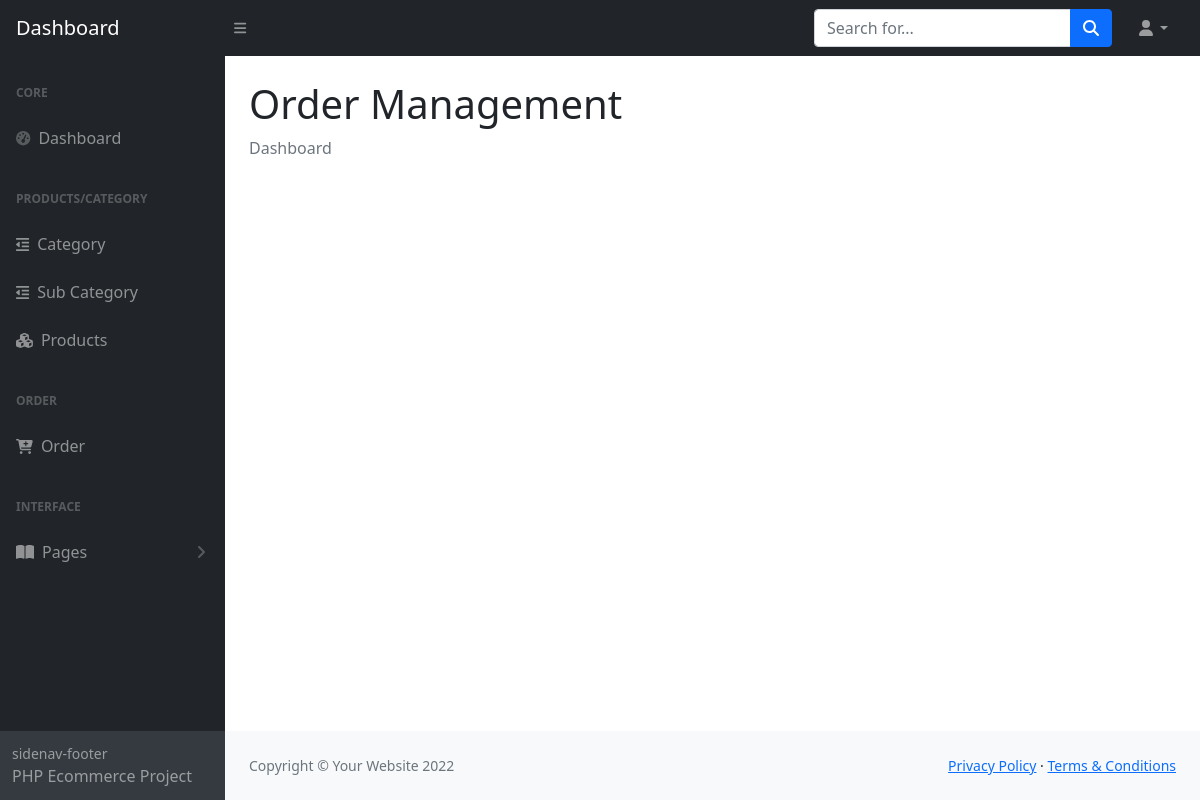
The page /admin-dashboard/orderdetails.php?id=11 (signed in) on the database as committed earlier.
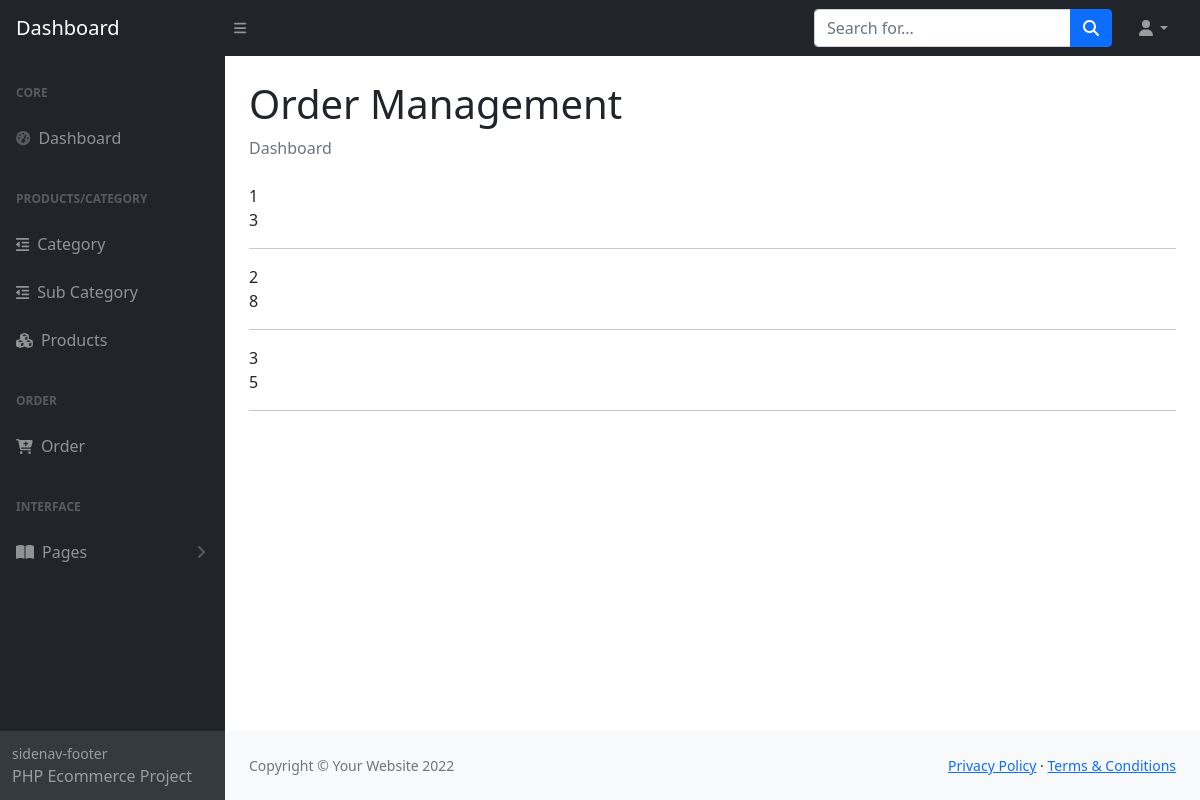
The same page on the database as committed later.
### tables this page shows
CREATE TABLE `orderdetails` (
  `id` int(11) NOT NULL,
  `order_id` int(11) NOT NULL,
  `product_id` int(11) NOT NULL,
  `price` float(10,2) NOT NULL,
  `quantity` int(4) NOT NULL DEFAULT 1,
  `op` varchar(128) NOT NULL,
  `created_at` timestamp NOT NULL DEFAULT current_timestamp()
);

### admin-dashboard/orderdetails.php (the view, shortened to what this page needs)
<?php
require "inc/header.php";
require "../inc/connection.php";
$q = "select * from orderdetails where order_id = '".$_GET['id']."'";
$r = $conn->query($q);
?>
</head>
<body class="sb-nav-fixed">
<?php include 'inc/nav.php'; ?>
<div id="layoutSidenav">
<?php include 'inc/sidenav.php'; ?>
<div id="layoutSidenav_content">
            <main>
                <div class="container-fluid px-4">
                    <h1 class="mt-4">Order Management</h1>
                    <ol class="breadcrumb mb-4">
                        <li class="breadcrumb-item active">Dashboard</li>
                    </ol>
<?php
while($row = $r->fetch_assoc()){
    echo $row['id'] . "<br>";
    echo $row['product_id'] . "<hr>";
}
?>
                </div>
            </main>
            <footer class="py-4 bg-light mt-auto">
                <div class="container-fluid px-4">
                    <div class="d-flex align-items-center justify-content-between small">
                        <div class="text-muted">Copyright &copy; Your Website 2022</div>
                        <div>
                            <a href="#">Privacy Policy</a>
                            &middot;
                            <a href="#">Terms &amp; Conditions</a>
                        </div>
                    </div>
                </div>
            </footer>
        </div>
</div>
</body>
</html>

### admin-dashboard/inc/header.php (shortened to what this page needs)
<!DOCTYPE html>
<html lang="en">
<head>
    <link href="https://cdn.jsdelivr.net/npm/simple-datatables@latest/dist/style.css" rel="stylesheet" />
    <link href="css/styles.css" rel="stylesheet" />
    <link rel="stylesheet" href="https://cdnjs.cloudflare.com/ajax/libs/font-awesome/4.7.0/css/font-awesome.min.css">

### admin-dashboard/inc/nav.php (shortened to what this page needs)
<nav class="sb-topnav navbar navbar-expand navbar-dark bg-dark">
        <a class="navbar-brand ps-3" href="index.html">Dashboard</a>
        <button class="btn btn-link btn-sm order-1 order-lg-0 me-4 me-lg-0" id="sidebarToggle" href="#!"><i class="fas fa-bars"></i></button>
        <form class="d-none d-md-inline-block form-inline ms-auto me-0 me-md-3 my-2 my-md-0">
            <div class="input-group">
                <input class="form-control" type="text" placeholder="Search for..." aria-label="Search for..." aria-describedby="btnNavbarSearch" />
                <button class="btn btn-primary" id="btnNavbarSearch" type="button"><i class="fas fa-search"></i></button>
            </div>
        </form>
        <ul class="navbar-nav ms-auto ms-md-0 me-3 me-lg-4">
            <li class="nav-item dropdown">
                <a class="nav-link dropdown-toggle" id="navbarDropdown" href="#" role="button" data-bs-toggle="dropdown" aria-expanded="false"><i class="fas fa-user fa-fw"></i></a>
            </li>
        </ul>
    </nav>

### admin-dashboard/inc/sidenav.php (shortened to what this page needs)
<div id="layoutSidenav_nav">
    <nav class="sb-sidenav accordion sb-sidenav-dark" id="sidenavAccordion">
        <div class="sb-sidenav-menu">
            <div class="nav">
                <div class="sb-sidenav-menu-heading">Core</div>
                <a class="nav-link" href="index.php">
                    <div class="sb-nav-link-icon"><i class="fas fa-tachometer-alt"></i></div>
                    Dashboard
                </a>
                <div class="sb-sidenav-menu-heading">Products/Category</div>
                <div class="sb-nav-link-icon"> <a class="nav-link" href="category.php"><i style='font-size:15px' class='fas me-2'>&#xf03b;</i> Category</a></div>
                <div class="sb-nav-link-icon"> <a class="nav-link" href="subcategory.php"><i style='font-size:15px' class='fas me-2'>&#xf03b;</i> Sub Category</a></div>
                <div class="sb-nav-link-icon"> <a class="nav-link" href="products.php"><i style='font-size:15px' class='fas me-2'>&#xf1b3;</i> Products</a></div>
                <div class="sb-sidenav-menu-heading">Order</div>
                <div class="sb-nav-link-icon"> <a class="nav-link" href="order.php"><i style='font-size:15px' class='fas me-2'>&#xf217;</i> Order</a></div>
                <div class="sb-sidenav-menu-heading">Interface</div>
                <a class="nav-link collapsed" href="#" data-bs-toggle="collapse" data-bs-target="#pagesCollapseAuth" aria-expanded="false" aria-controls="pagesCollapseAuth">
                <i class="fas fa-book-open me-2"></i> Pages
                    <div class="sb-sidenav-collapse-arrow"><i class="fas fa-angle-down"></i></div>
                </a>
            </div>
        </div>
        <div class="sb-sidenav-footer">
            <div class="small">sidenav-footer</div>
            PHP Ecommerce Project
        </div>
    </nav>
</div>

Rows that differ between the two databases and show on the page:
added orderdetails: id "1", product "3"
added orderdetails: id "2", product "8"
added orderdetails: id "3", product "5"
